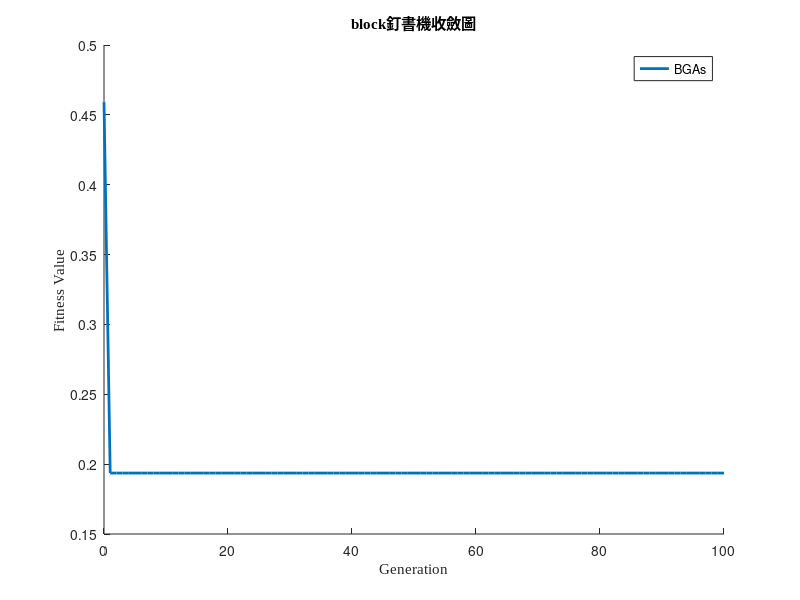

Recreate this plot in MATLAB.

% Block
    e1=[0:100] 
    e2=[0.459069000000000	0.193616000000000	0.193616000000000	0.193616000000000	0.193616000000000	0.193616000000000	0.193616000000000	0.193616000000000	0.193616000000000	0.193616000000000	0.193616000000000	0.193616000000000	0.193616000000000	0.193616000000000	0.193616000000000	0.193616000000000	0.193616000000000	0.193616000000000	0.193616000000000	0.193616000000000	0.193616000000000	0.193616000000000	0.193616000000000	0.193616000000000	0.193616000000000	0.193616000000000	0.193616000000000	0.193616000000000	0.193616000000000	0.193616000000000	0.193616000000000	0.193616000000000	0.193616000000000	0.193616000000000	0.193616000000000	0.193616000000000	0.193616000000000	0.193616000000000	0.193616000000000	0.193616000000000	0.193616000000000	0.193616000000000	0.193616000000000	0.193616000000000	0.193616000000000	0.193616000000000	0.193616000000000	0.193616000000000	0.193616000000000	0.193616000000000	0.193616000000000	0.193616000000000	0.193616000000000	0.193616000000000	0.193616000000000	0.193616000000000	0.193616000000000	0.193616000000000	0.193616000000000	0.193616000000000	0.193616000000000	0.193616000000000	0.193616000000000	0.193616000000000	0.193616000000000	0.193616000000000	0.193616000000000	0.193616000000000	0.193616000000000	0.193616000000000	0.193616000000000	0.193616000000000	0.193616000000000	0.193616000000000	0.193616000000000	0.193616000000000	0.193616000000000	0.193616000000000	0.193616000000000	0.193616000000000	0.193616000000000	0.193616000000000	0.193616000000000	0.193616000000000	0.193616000000000	0.193616000000000	0.193616000000000	0.193616000000000	0.193616000000000	0.193616000000000	0.193616000000000	0.193616000000000	0.193616000000000	0.193616000000000	0.193616000000000	0.193616000000000	0.193616000000000	0.193616000000000	0.193616000000000	0.193616000000000	0.193616000000000]


hold on
plot(e1,e2,'LineWidth',2)

set(legend('BGAs'),'FontName')
set(title('block釘書機收斂圖'),'FontName','Times New Roman')

set(ylabel('Fitness Value'),'FontName','Times New Roman')
set(xlabel('Generation'),'FontName','Times New Roman')


t=[]
for a= 1:100
t=[t,0.193616]
end